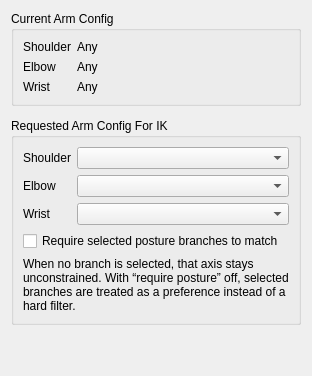
           <widget class="QWidget" name="postureTab">
            <attribute name="title">
             <string>Posture</string>
            </attribute>
            <layout class="QVBoxLayout" name="postureTabLayout">
             <property name="spacing">
              <number>12</number>
             </property>
             <item>
              <widget class="QGroupBox" name="currentPostureGroupBox">
               <property name="title">
                <string>Current Arm Config</string>
               </property>
               <layout class="QFormLayout" name="currentPostureFormLayout">
                <item row="0" column="0">
                 <widget class="QLabel" name="currentShoulderLabel">
                  <property name="text">
                   <string>Shoulder</string>
                  </property>
                 </widget>
                </item>
                <item row="0" column="1">
                 <widget class="QLabel" name="currentShoulderValueLabel">
                  <property name="text">
                   <string>Any</string>
                  </property>
                 </widget>
                </item>
                <item row="1" column="0">
                 <widget class="QLabel" name="currentElbowLabel">
                  <property name="text">
                   <string>Elbow</string>
                  </property>
                 </widget>
                </item>
                <item row="1" column="1">
                 <widget class="QLabel" name="currentElbowValueLabel">
                  <property name="text">
                   <string>Any</string>
                  </property>
                 </widget>
                </item>
                <item row="2" column="0">
                 <widget class="QLabel" name="currentWristLabel">
                  <property name="text">
                   <string>Wrist</string>
                  </property>
                 </widget>
                </item>
                <item row="2" column="1">
                 <widget class="QLabel" name="currentWristValueLabel">
                  <property name="text">
                   <string>Any</string>
                  </property>
                 </widget>
                </item>
               </layout>
              </widget>
             </item>
             <item>
              <widget class="QGroupBox" name="requestPostureGroupBox">
               <property name="title">
                <string>Requested Arm Config For IK</string>
               </property>
               <layout class="QVBoxLayout" name="verticalLayout_4">
                <item>
                 <layout class="QFormLayout" name="requestPostureFormLayout">
                  <item row="0" column="0">
                   <widget class="QLabel" name="shoulderRequestLabel">
                    <property name="text">
                     <string>Shoulder</string>
                    </property>
                   </widget>
                  </item>
                  <item row="0" column="1">
                   <widget class="QComboBox" name="shoulderRequestComboBox"/>
                  </item>
                  <item row="1" column="0">
                   <widget class="QLabel" name="elbowRequestLabel">
                    <property name="text">
                     <string>Elbow</string>
                    </property>
                   </widget>
                  </item>
                  <item row="1" column="1">
                   <widget class="QComboBox" name="elbowRequestComboBox"/>
                  </item>
                  <item row="2" column="0">
                   <widget class="QLabel" name="wristRequestLabel">
                    <property name="text">
                     <string>Wrist</string>
                    </property>
                   </widget>
                  </item>
                  <item row="2" column="1">
                   <widget class="QComboBox" name="wristRequestComboBox"/>
                  </item>
                 </layout>
                </item>
                <item>
                 <widget class="QCheckBox" name="requirePostureCheckBox">
                  <property name="text">
                   <string>Require selected posture branches to match</string>
                  </property>
                 </widget>
                </item>
                <item>
                 <widget class="QLabel" name="postureHintLabel">
                  <property name="text">
                   <string>When no branch is selected, that axis stays unconstrained. With “require posture” off, selected branches are treated as a preference instead of a hard filter.</string>
                  </property>
                  <property name="wordWrap">
                   <bool>true</bool>
                  </property>
                 </widget>
                </item>
               </layout>
              </widget>
             </item>
             <item>
              <spacer name="verticalSpacer">
               <property name="orientation">
                <enum>Qt::Orientation::Vertical</enum>
               </property>
               <property name="sizeHint" stdset="0">
                <size>
                 <width>20</width>
                 <height>40</height>
                </size>
               </property>
             </spacer>
            </item>
           </layout>
          </widget>
